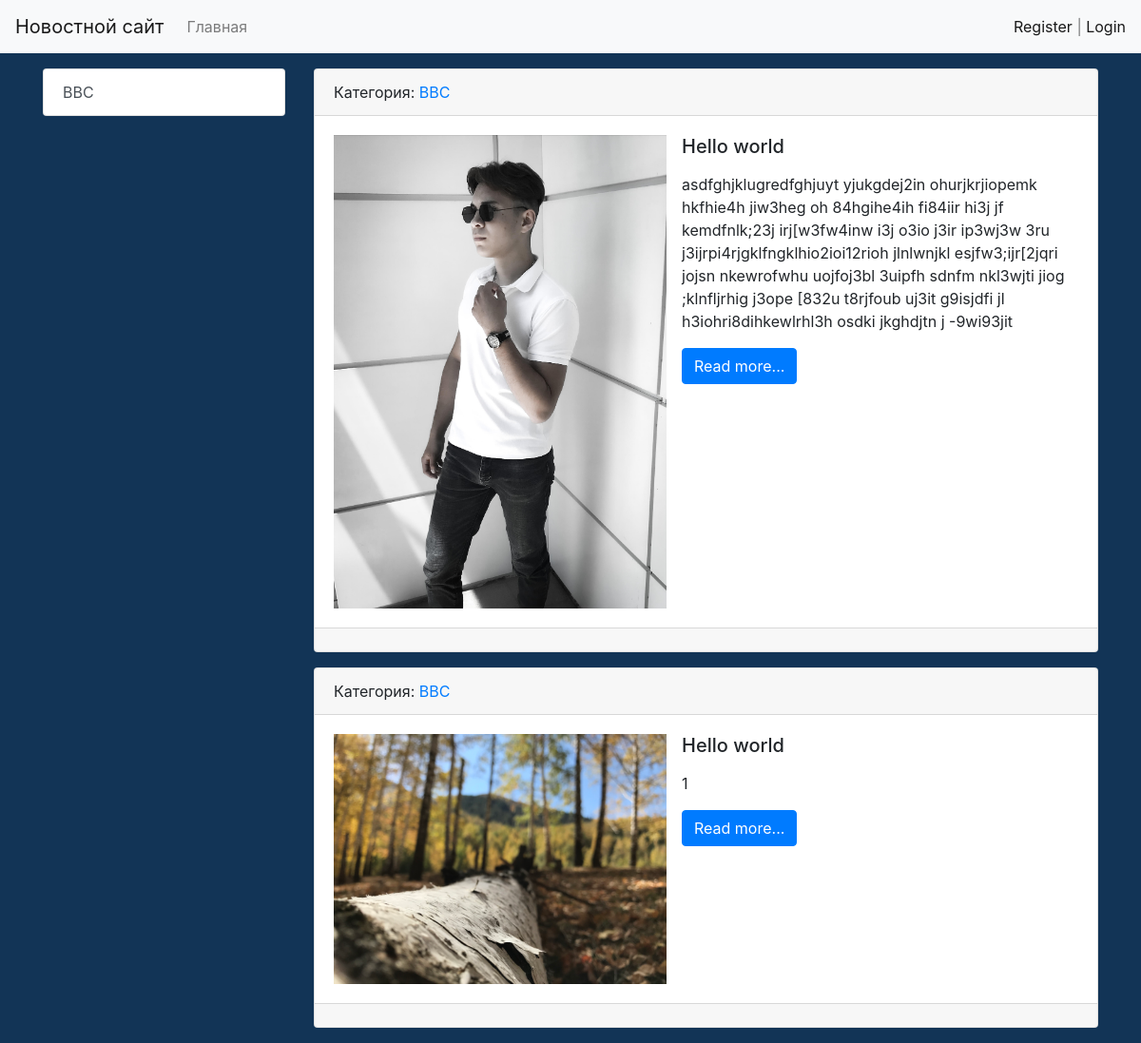
The page / on the database its author committed.
### blog/models.py (models this page shows, shortened)
class Category(models.Model):
    title = models.CharField(max_length=255)
    def __str__(self):
        return self.title
    class Meta:
        verbose_name = 'Категория'
        verbose_name_plural = 'Категории'
        ordering = ['title']

class News(models.Model):
    title = models.CharField(max_length=255)
    content = models.TextField()
    create_at = models.DateTimeField(auto_now_add=True)
    update_at = models.DateTimeField(auto_now_add=True)
    photo = models.ImageField(upload_to='photos/%Y/%m/%d', blank=True)
    is_published = models.BooleanField(default=True)
    category = models.ForeignKey('Category', on_delete=models.CASCADE)
    def get_absolute_url(self):
        return reverse('view_news', kwargs={"pk": self.pk})
    class Meta:
        verbose_name = 'Новость'
        verbose_name_plural = 'Новости'
        ordering = ['-create_at']

### blog/views.py (the view)
# urls.py: path('', HomeNews.as_view(), name='home'),
class HomeNews(MyMixin, ListView):
    model = News
    template_name = 'blog/home_news_list.html'
    context_object_name = 'news'
    mixin_prop = ''
    paginate_by = 2
    def get_context_data(self, *, object_list=None, **kwargs):
        context = super().get_context_data(**kwargs)
        context['title'] = self.get_upper('Главная страница')
        context['mixin_prop'] = self.get_prop()
        return context
    def get_queryset(self):
        return News.objects.filter(is_published=True).select_related('category')

### blog/templatetags/news_tags.py (called while the page is built)
@register.inclusion_tag('blog/list_categories.html')
def show_categories(arg1='Hello', arg2='World'):
    categories = Category.objects.all()
    return {
        'categories': categories,
        'arg1': arg1,
        'arg2': arg2,
    }

### blog/utils.py (called while the page is built)
    def get_prop(self):
        return self.mixin_prop.upper()

    def get_upper(self, s):
        if isinstance(s, str):
            return s.upper()
        else:
            return s.title.upper()

### blog/templates/blog/home_news_list.html (shortened to what this page needs)
{% extends 'base.html' %}
{% block sidebar %}
{% include 'inc/_sidebar.html' %}
{% endblock %}
{% block content %}
{% for item in news %}
<div class="card mb-3">
    <div class="card-header">
        Категория: <a href="{{ item.category.get_absolute_url }}">{{ item.category }}</a>
    </div>
    <div class="card-body">
        <div class="media">
            {% if item.photo %}
            <img src="{{ item.photo.url }}" alt="" width="350" class="mr-3">
            {% else %}
            <img src="https://picsum.photos/id/1060/350/235/?blur=2" alt="" class="mr-3">
            {% endif %}
            <div class="media-body">
                <h5 class="card-title">{{ item.title }}</h5>
                <p class="card-text">{{ item.content|safe|linebreaks|truncatewords:50 }}</p>
                <a href="{{ item.get_absolute_url }}" class="btn btn-primary">Read more...</a>
            </div>
        </div>
    </div>
    <div class="card-footer text-muted">
    </div>
</div>
{% endfor %}
{% endblock %}

### templates/base.html (shortened to what this page needs)
{% load static %}
<!Doctype html>
<html lang="en">
<head>
    <link rel="stylesheet" href="{% static 'bootstrap/css/bootstrap.min.css' %}">
    <link rel="stylesheet" href="{% static 'css/style.css' %}">
</head>
<body>
{% include 'inc/_nav.html' %}
<div class="container mt-3">
    <div class="row">
        <div class="col-md-3">
            {% block sidebar %}SIDEBAR{% endblock %}
        </div>
        <div class="col-md-9">
            {% block content %}CONTENT{% endblock %}
        </div>
    </div>
</div>
</body>
</html>

### templates/inc/_nav.html (shortened to what this page needs)
<nav class="navbar navbar-expand-lg navbar-light bg-light">
    <a class="navbar-brand" href="{% url 'home' %}">Новостной сайт</a>
    <div class="collapse navbar-collapse" id="navbarSupportedContent">
        <ul class="navbar-nav mr-auto">
            <li class="nav-item"><a class="nav-link" href="{% url 'home' %}">Главная</a></li>
        </ul>
        <span class="navbar-text">
            {% if request.user.is_authenticated %}
            Добро пожаловать, {{ user.username }} | <a href="{% url 'logout' %}">Выход</a>
            {% else %}
            <a href="{% url 'register' %}">Register</a> | <a href="{% url 'login' %}">Login</a>
            {% endif %}
        </span>
    </div>
</nav>

### templates/inc/_sidebar.html (shortened to what this page needs)
{% load news_tags %}
{%show_categories%}

### blog/templates/blog/list_categories.html (shortened to what this page needs)
<div class="list-group">
    {% for item in categories %}
    <a href="{{ item.get_absolute_url }}" class="list-group-item list-group-item-action">{{ item.title }} </a>
    {% endfor %}
</div>

### newsblog/static/css/style.css (style rules this page uses)
body { background-color: #123456; }

### rows shown on the page
Category: title "BBC"
News: category "BBC", photo (picture), title "Hello world", content "asdfghjklugredfghjuyt yjukgdej2in ohurjkrjiopemk hkfhie4h jiw3heg oh 84hgihe4ih fi84iir hi3j jf kemdfnlk;23j irj[w3fw4inw i3j o3io j3ir ip3wj3w 3ru j3ijrpi4rjgklfngklhio2ioi12rioh jlnlwnjkl esjfw3;ijr[2jqri jojsn nkewrofwhu uojfoj3bl 3uipfh sdnfm nkl3wjti jiog ;klnfljrhig j3ope [832u t8rjfoub uj3it g9isjdfi jl h3iohri8dihkewlrhl3h osdki jkghdjtn j -9wi93jit"
News: category "BBC", photo (picture), title "Hello world", content "1"
